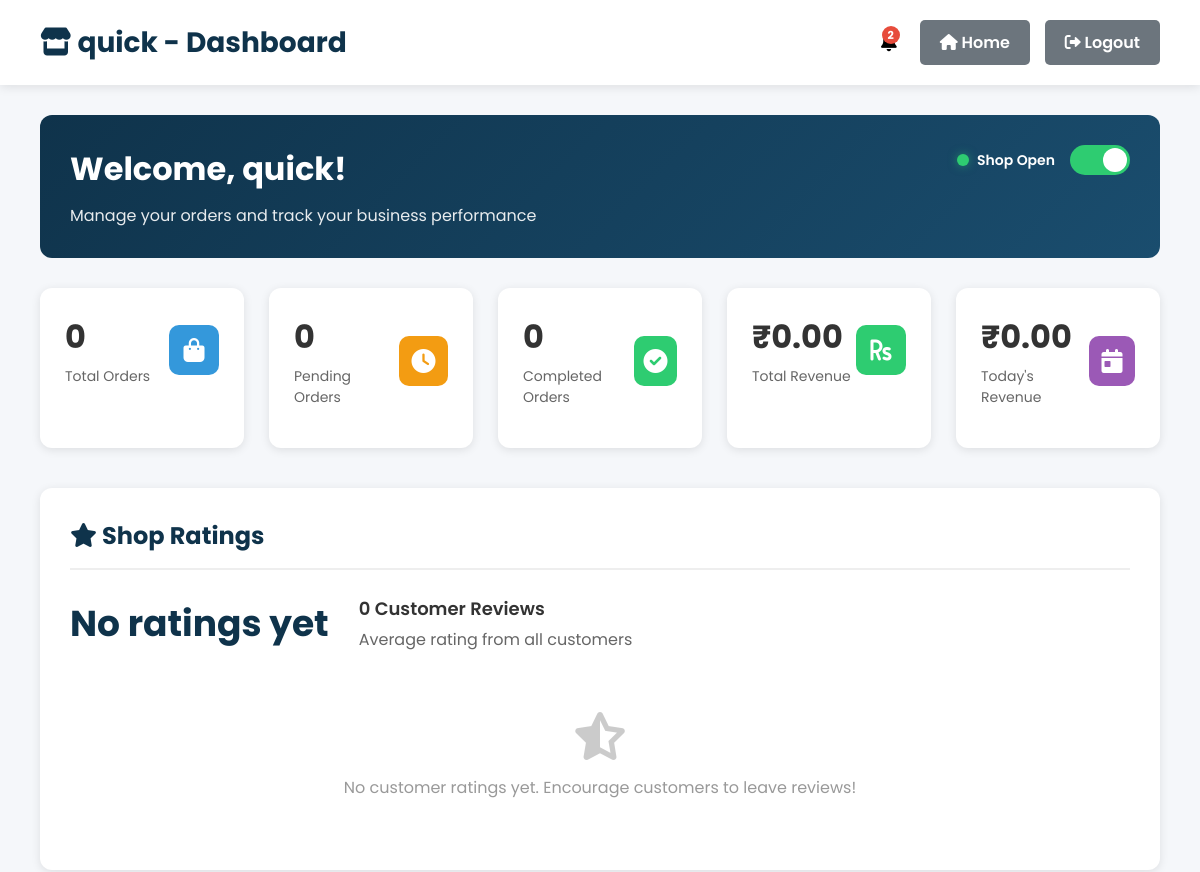
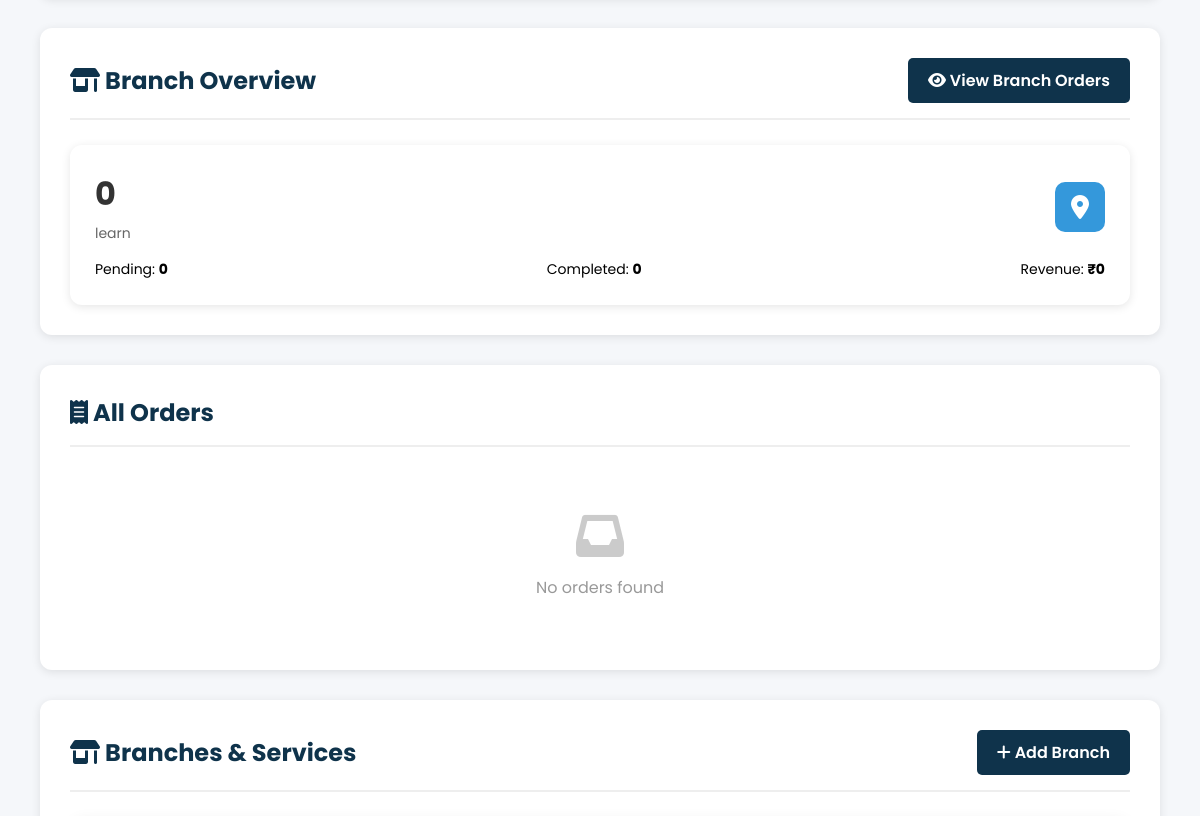
/shop/dashboard/ (signed in, upper part), run on an earlier commit of the app's database (2 pictures, top to bottom).
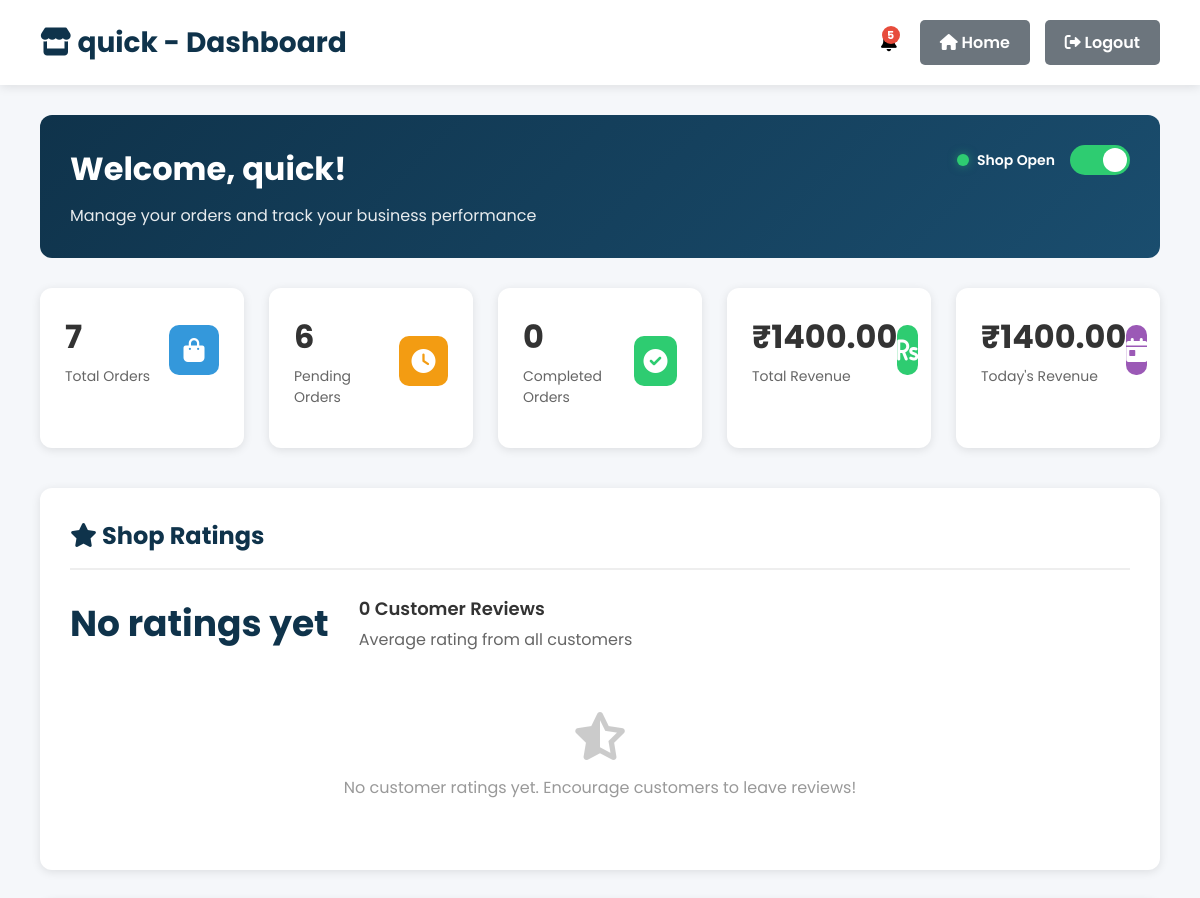
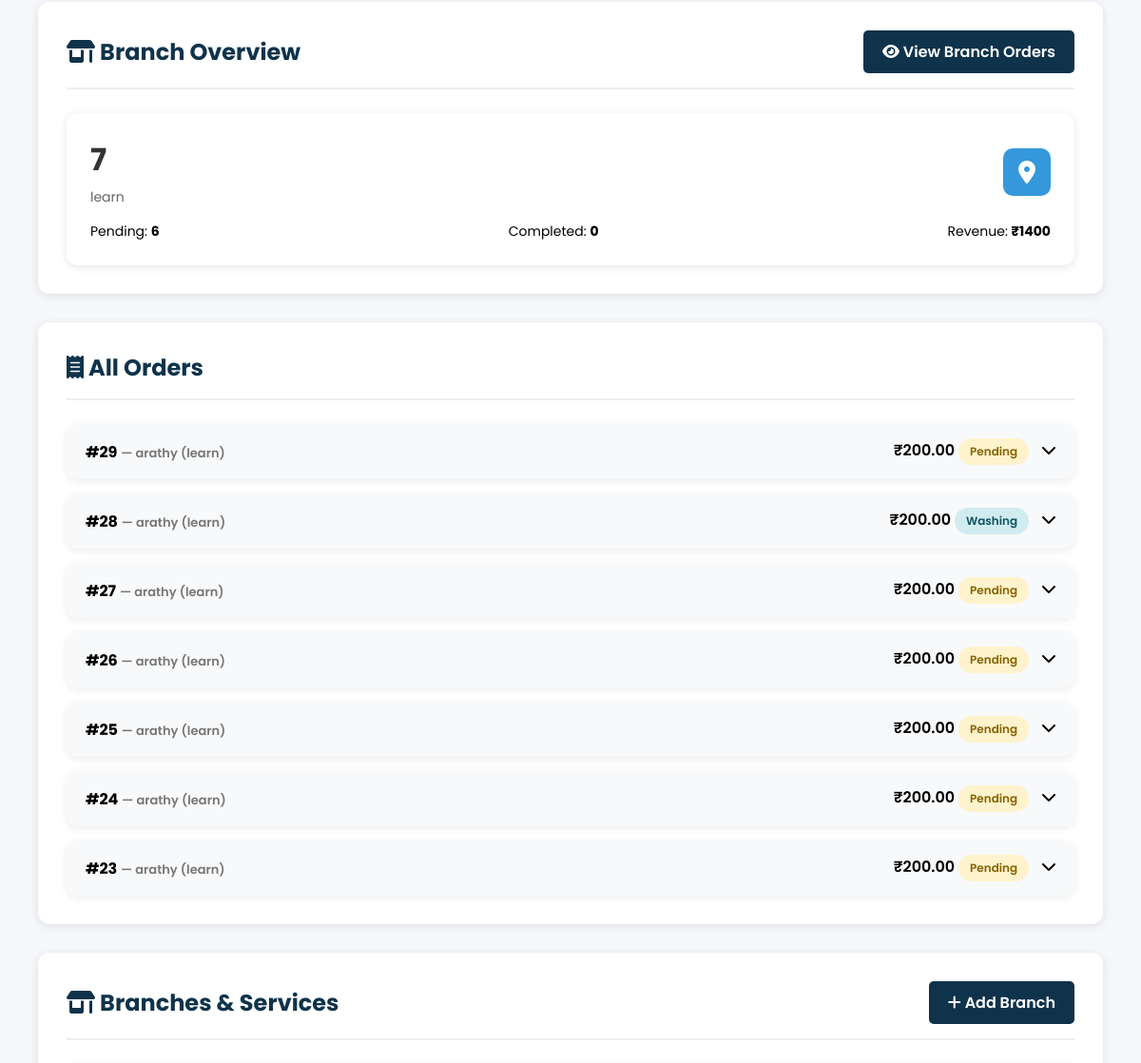
And on a later commit of the database (2 pictures, top to bottom).
### shop/models.py (models this page shows, shortened)
class Branch(models.Model):
    shop = models.ForeignKey(LaundryShop, on_delete=models.CASCADE, related_name='branches')
    name = models.CharField(max_length=100)
    address = models.TextField()
    phone = models.CharField(max_length=15, blank=True)
    created_at = models.DateTimeField(default=timezone.now)
    class Meta:
        unique_together = ('shop', 'name')

class Order(models.Model):
    STATUS_CHOICES = [
        ('Pending', 'Pending'),
        ('Washing', 'Washing'),
        ('Drying', 'Drying'),
        ('Ironing', 'Ironing'),
        ('Ready', 'Ready for Pickup'),
        ('Completed', 'Completed'),
    ]
    PAYMENT_CHOICES = [
        ('Pending', 'Pending'),
        ('Completed', 'Completed'),
    ]
    user = models.ForeignKey(User, on_delete=models.CASCADE)
    shop = models.ForeignKey(LaundryShop, on_delete=models.CASCADE)
    branch = models.ForeignKey(Branch, on_delete=models.CASCADE, blank=True, null=True)
    amount = models.DecimalField(max_digits=10, decimal_places=2)
    cloth_status = models.CharField(max_length=20, choices=STATUS_CHOICES, default='Pending')
    payment_status = models.CharField(max_length=20, choices=PAYMENT_CHOICES, default='Pending')
    pickup_date = models.DateTimeField(blank=True, null=True)
    delivery_date = models.DateTimeField(blank=True, null=True)
    delivery_name = models.CharField(max_length=100, blank=True)
    delivery_address = models.TextField(blank=True)
    delivery_phone = models.CharField(max_length=15, blank=True)
    special_instructions = models.TextField(blank=True)
    created_at = models.DateTimeField(default=timezone.now)
    delay_notified = models.BooleanField(default=False)
    thank_you_sent = models.BooleanField(default=False)
    platform_commission = models.DecimalField(max_digits=10, decimal_places=2, default=0, help_text="Platform commission amount")
    shop_amount = models.DecimalField(max_digits=10, decimal_places=2, default=0, help_text="Amount to be transferred to shop")
    razorpay_payment_id = models.CharField(max_length=100, blank=True, null=True, help_text="Razorpay payment ID")
    razorpay_order_id = models.CharField(max_length=100, blank=True, null=True, help_text="Razorpay order ID")
    transfer_id = models.CharField(max_length=100, blank=True, null=True, help_text="Razorpay transfer ID to shop")
    transfer_status = models.CharField(max_length=50, default='Pending', help_text="Status of transfer to shop")

### shop/views.py (the view, shortened to what this page needs)
# urls.py: path("shop/dashboard/", views.shop_dashboard, name="shop_dashboard"),
@shop_login_required
def shop_dashboard(request):
    shop_id = request.session.get('shop_id')
    shop = get_object_or_404(LaundryShop, id=shop_id)
    branches = Branch.objects.filter(shop=shop).prefetch_related('services')
    shop_orders = Order.objects.filter(shop=shop)
    total_orders = shop_orders.count()
    pending_orders = shop_orders.filter(cloth_status="Pending").count()
    completed_orders = shop_orders.filter(cloth_status="Completed").count()
    total_revenue = shop_orders.aggregate(total=Sum('amount'))['total'] or 0
    today_revenue = shop_orders.filter(
        created_at__date=datetime.now().date()
    ).aggregate(total=Sum('amount'))['total'] or 0
    recent_orders = Order.objects.filter(shop=shop).select_related('user', 'branch').order_by('-created_at')[:10]
    branch_stats = []
    for branch in branches:
        branch_orders = Order.objects.filter(branch=branch)
        branch_ratings = BranchRating.objects.filter(branch=branch)
        branch_average_rating = branch_ratings.aggregate(avg=Avg('rating'))['avg'] or 0
        branch_stats.append({
            'branch': branch,
            'total_orders': branch_orders.count(),
            'pending_orders': branch_orders.filter(cloth_status="Pending").count(),
            'completed_orders': branch_orders.filter(cloth_status="Completed").count(),
            'revenue': branch_orders.aggregate(total=Sum('amount'))['total'] or 0,
            'average_rating': branch_average_rating,
            'total_ratings': branch_ratings.count(),
        })
    shop_notifications = []
    recent_orders_for_notifications = Order.objects.filter(shop=shop).order_by('-created_at')[:10]
    now = timezone.now()
    delayed_orders = Order.objects.select_related(
        'user', 'branch'
    ).filter(
        shop=shop,
        delivery_date__isnull=False,
        delivery_date__lt=now,
        cloth_status__in=['Pending', 'Washing', 'Drying', 'Ironing']
    ).order_by('delivery_date')
    for order in recent_orders_for_notifications:
        if order.cloth_status == 'Pending':
            shop_notifications.append({
                'title': f'New Order #{order.id}',
                'message': f'Order from {order.user.username} - ₹{order.amount}',
                'time': order.created_at,
                'icon': 'fas fa-shopping-cart',
                'color': '#28a745'
            })
    if not shop_notifications:
        shop_notifications = [
            {
                'title': 'Welcome to Shop Dashboard',
                'message': 'Manage your orders and track your business performance',
                'time': timezone.now(),
                'icon': 'fas fa-store',
                'color': '#3498db'
            },
            {
                'title': 'Add Services',
                'message': 'Expand your offerings by adding more laundry services',
                'time': timezone.now(),
                'icon': 'fas fa-concierge-bell',
                'color': '#9b59b6'
            }
        ]
    shop_notifications.sort(key=lambda x: x['time'], reverse=True)
    shop_ratings = ShopRating.objects.filter(shop=shop).select_related('user')
    average_rating = shop_ratings.aggregate(avg=Avg('rating'))['avg'] or 0
    context = {
        'shop': shop,
        'branches': branches,
        'total_orders': total_orders,
        'pending_orders': pending_orders,
        'completed_orders': completed_orders,
        'total_revenue': total_revenue,
        'today_revenue': today_revenue,
        'recent_orders': recent_orders,
        'branch_stats': branch_stats,
        'shop_notifications': shop_notifications[:5],  # Show up to 5 notifications
        'shop_ratings': shop_ratings,
        'average_rating': average_rating,
        'delayed_orders': delayed_orders,
        'delayed_orders_count': delayed_orders.count(),
    }
    return render(request, 'shop_dashboard.html', context)

### shop/views.py (called while the page is built)
def is_shop_logged_in(request):
    return 'shop_id' in request.session

def shop_login_required(view_func):
    from functools import wraps
    @wraps(view_func)
    def wrapper(request, *args, **kwargs):
        if not is_shop_logged_in(request):
            messages.error(request, "Please login to access this page")
            return redirect("shop_login")
        return view_func(request, *args, **kwargs)
    return wrapper

### shop/templates/shop_dashboard.html (shortened to what the changed rows need)
{% load static %}
<!DOCTYPE html>
<html lang="en">
<head>
    <link rel="stylesheet" href="https://cdnjs.cloudflare.com/ajax/libs/font-awesome/6.0.0-beta3/css/all.min.css">
</head>
<body>
    <div class="shop-header">
        <h1><i class="fas fa-store"></i> {{ shop.name }} - Dashboard</h1>
        <div class="header-actions">
            <div class="notification-container">
                <button class="notification-btn" id="notification-trigger">
                    {% if shop_notifications|length > 0 %}
                        <span class="notification-badge">{{ shop_notifications|length }}</span>
                    {% endif %}
                </button>
            </div>
        </div>
    </div>
    <div class="shop-container">
        <div class="welcome-section">
            <h2>Welcome, {{ shop.name }}!</h2>
        </div>
        <div class="stats-grid">
            <div class="stat-card">
                <div class="stat-card-header">
                    <div>
                        <div class="stat-card-value">{{ total_orders }}</div>
                        <div class="stat-card-label">Total Orders</div>
                    </div>
                </div>
            </div>
            <div class="stat-card">
                <div class="stat-card-header">
                    <div>
                        <div class="stat-card-value">{{ pending_orders }}</div>
                        <div class="stat-card-label">Pending Orders</div>
                    </div>
                </div>
            </div>
            <div class="stat-card">
                <div class="stat-card-header">
                    <div>
                        <div class="stat-card-value">₹{{ total_revenue|floatformat:2 }}</div>
                        <div class="stat-card-label">Total Revenue</div>
                    </div>
                </div>
            </div>
            <div class="stat-card">
                <div class="stat-card-header">
                    <div>
                        <div class="stat-card-value">₹{{ today_revenue|floatformat:2 }}</div>
                        <div class="stat-card-label">Today's Revenue</div>
                    </div>
                </div>
            </div>
        </div>
        <div class="dashboard-section">
            <div class="section-header">
                <h2><i class="fas fa-star"></i> Shop Ratings</h2>
            </div>
        </div>
        <div class="dashboard-section">
            <div class="section-header">
                <h2><i class="fas fa-store-alt"></i> Branch Overview</h2>
            </div>
            {% if branch_stats %}
            <div style="display: grid; grid-template-columns: repeat(auto-fit, minmax(300px, 1fr)); gap: 20px; margin-top: 20px;">
                {% for stat in branch_stats %}
                <div class="stat-card">
                    <div class="stat-card-header">
                        <div>
                            <div class="stat-card-value">{{ stat.total_orders }}</div>
                            <div class="stat-card-label">{{ stat.branch.name }}</div>
                        </div>
                        <div class="stat-card-icon icon-blue">
                            <i class="fas fa-map-marker-alt"></i>
                        </div>
                    </div>
                    <div style="margin-top: 15px; display: flex; justify-content: space-between; font-size: 14px;">
                        <span>Pending: <strong>{{ stat.pending_orders }}</strong></span>
                        <span>Completed: <strong>{{ stat.completed_orders }}</strong></span>
                        <span>Revenue: <strong>₹{{ stat.revenue|floatformat:0 }}</strong></span>
                    </div>
                </div>
                {% endfor %}
            </div>
            {% else %}
            <div class="empty-state">
                <i class="fas fa-store-alt"></i>
                <p>No branches found. Add branches to get started.</p>
                <a href="{% url 'add_branch' %}" class="btn btn-primary" style="margin-top:15px;">Add Branch</a>
            </div>
            {% endif %}
        </div>
        <div class="dashboard-section">
            <div class="section-header">
                <h2>
                    <i class="fas fa-receipt"></i>
                    All Orders
                </h2>
            </div>
            {% if recent_orders %}
            <div class="order-dropdown-list">
                {% for order in recent_orders %}
                <div class="order-item">
                    <div class="order-header" onclick="toggleOrder('{{ order.id }}')">
                        <div>
                            <strong>#{{ order.id }}</strong>
                            <span style="color:#777; font-size:13px;">
                                — {{ order.user.username }} ({{ order.branch.name }})
                            </span>
                        </div>
                        <div>
                            ₹{{ order.amount|floatformat:2 }}
                            <span class="status-badge status-{{ order.cloth_status|lower }}">
                                {{ order.cloth_status }}
                            </span>
                            <i class="fas fa-chevron-down"></i>
                        </div>
                    </div>
                </div>
                {% endfor %}
            </div>
            {% else %}
                <div class="empty-state">
                    <i class="fas fa-inbox"></i>
                    <p>No orders found</p>
                </div>
            {% endif %}
        </div>
        <div class="dashboard-section">
            <div class="section-header">
                <h2><i class="fas fa-store-alt"></i> Branches & Services</h2>
            </div>
        </div>
</body>
</html>

What changed in the data, as far as the page shows it:
computed for Branch "learn": total_orders "0" → "7"; pending_orders "0" → "6"; revenue "0" → "1400"
added Order: id "29", user.username "arathy", branch.name "learn", amount "200.00", cloth_status "Pending"
added Order: id "28", user.username "arathy", branch.name "learn", amount "200.00", cloth_status "Washing"
added Order: id "27", user.username "arathy", branch.name "learn", amount "200.00", cloth_status "Pending"
added Order: id "26", user.username "arathy", branch.name "learn", amount "200.00", cloth_status "Pending"
added Order: id "25", user.username "arathy", branch.name "learn", amount "200.00", cloth_status "Pending"
added Order: id "24", user.username "arathy", branch.name "learn", amount "200.00", cloth_status "Pending"
added Order: id "23", user.username "arathy", branch.name "learn", amount "200.00", cloth_status "Pending"
Also different on the page:
{{ shop_notifications|length }}: "2" → "5"
{{ total_orders }}: "0" → "7"
{{ pending_orders }}: "0" → "6"
{{ total_revenue|floatformat:2 }}: "0.00" → "1400.00"
{{ today_revenue|floatformat:2 }}: "0.00" → "1400.00"
text no longer shown: "No orders found"
